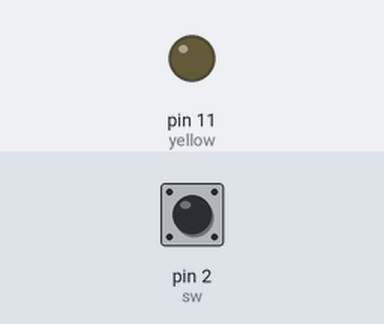
A sketch run on a simulated Arduino Uno, built with avr-gcc and run on an emulated ATmega328P. Shown: output pins drawn as LEDs (lit = HIGH). Inputs (shaded band) come from the test bench; at power-on: pin 2 (sw) HIGH.

Above: at 1.2 s.
1.3 s: pin 2 (sw) pulled LOW for 0.15 s
At 2.0 s:
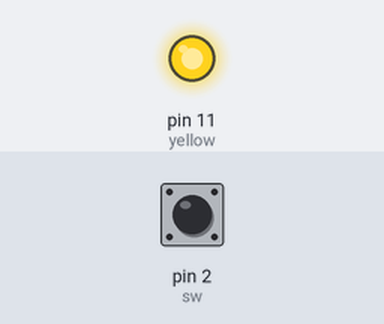
Timing chart, 0 to 7.8 s (numbered marks = the images above; inputs shaded):
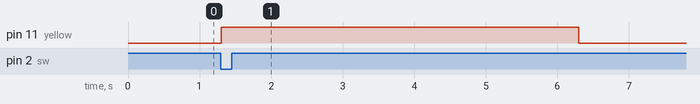

Measured:
- after the input at 1.3 s, pin 11 (yellow): LOW → HIGH at once, → LOW 5.0 s later

The sketch:

trafficlight.ino.ino
```cpp
int yellow = 11;
int sw =2;
int time = 5000;
int result;
void setup() {
  pinMode(sw, INPUT_PULLUP);
  pinMode(yellow, OUTPUT);
}

void loop() {
   int button = digitalRead(sw);

   if(button==0)
   result=1;

   if(result==1){
   digitalWrite(yellow,HIGH);
   delay(time);
   digitalWrite(yellow,LOW);
   delay(time);
   time-=1000;
   result=0;
   }

   if(time==0)
   time=5000;
}
```
